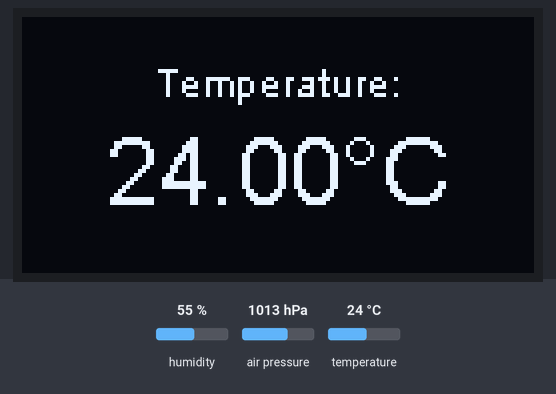
This sketch was run on a simulated ESP8266 (NodeMCU). Parts: 128×64 one-colour display. Inputs (shaded band) come from the test bench; at power-on: humidity 55 %, air pressure 1013 hPa, temperature 24 °C. WiFi joins after 1.5 s; servers stay silent unless stated; random numbers use the default seed unless the sketch sets one; no MQTT or app messages arrive unless stated; what the sketch prints to the serial monitor is not drawn.

Above: at 3.7 s.
3.8 s: humidity set to 22 %
At 18.7 s:
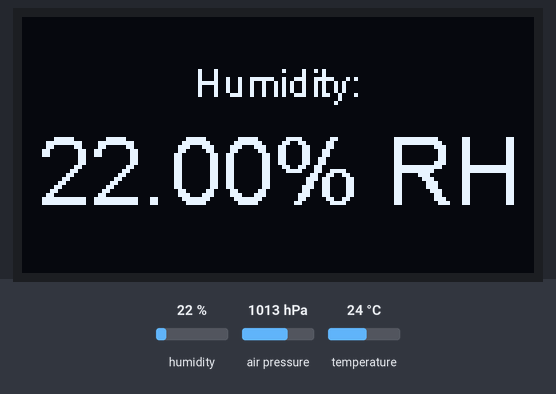
At 33.1 s:
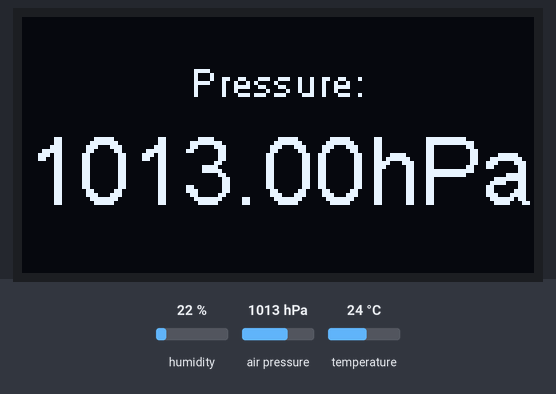
Timing chart, 0 to 34.6 s (numbered marks = the images above; inputs shaded):
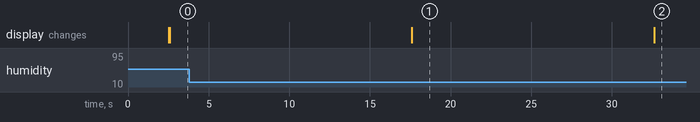

Measured:
- what the display in image 1 shows lasts 15.0 s, from 17.6 s to 32.6 s

The sketch:

esp8266-bme280-oled-mqtt.ino
```cpp
#include <ESP8266WiFi.h> // To connect to WiFi
#include <Wire.h>  // Only needed for Arduino 1.6.5 and earlier
#include "SSD1306Wire.h" // legacy include: `#include "SSD1306.h"`
#include <Adafruit_Sensor.h>
#include <Adafruit_BME280.h>
#include <PubSubClient.h>

// Initialize the OLED display using Wire library
SSD1306Wire  display(0x3c, D2, D1);  //D2=SDK  D1=SCK  As per labeling on NodeMCU

// Configure the BME280 sensor
#define SEALEVELPRESSURE_HPA (1035)
Adafruit_BME280 bme; // I2C

// WiFi credentials
const char* ssid = "ADD_HERE";
const char* password = "ADD_HERE";

// Static IP address
IPAddress ip(192, 168, 1, 42); // Uses commas, not points!
IPAddress gateway(192, 168, 1, 254);
IPAddress subnet(255, 255, 255, 0);
IPAddress primary_dns(192, 168, 1, 254);
IPAddress secondary_dns(1, 1, 1, 1);

// MQTT details
const char* mqtt_server = "192.168.1.24";
const char* channel = "sensors";
const char* room = "ADD_HERE";
const char* level = "ADD_HERE";
WiFiClient espClient;
PubSubClient client(espClient);

void setup() {
  delay(1000);
  Serial.begin(115200);
  WiFi.config(ip, gateway, subnet, primary_dns, secondary_dns);
  WiFi.begin(ssid, password);
  while (!Serial); // waits for serial terminal to be open, necessary in newer Arduino boards.
  Serial.print("Connecting to WiFi");
  while (WiFi.status() != WL_CONNECTED) {
    delay(500);
    Serial.print(".");
  }
  Serial.println("");
  Serial.print("WiFi connected with IP ");
  Serial.println(WiFi.localIP());
  client.setServer(mqtt_server, 1883);
  Serial.println("Connected to MQTT server: " + String(mqtt_server));
  Serial.println("");
  Serial.println("Initialising BME280 sensor...");
  // initialize BME280 sensor
  bool status;
  status = bme.begin(0x76);
  if (!status) {
    Serial.println("Could not find a valid BME280 sensor, check wiring!");
    while (1);
  }
  Serial.println("Found BME280!");
  Serial.println("Initializing OLED display...");
  display.init();
  display.flipScreenVertically();
}
void reconnect() {
  while (!client.connected()) {
    Serial.print("Attempting MQTT connection...");
    // Create a random client ID
    String clientId = "ESP8266Client-";
    clientId += String(random(0xffff), HEX);
    if (client.connect(clientId.c_str())) {
      Serial.println("connected");
    } else {
      Serial.print("failed, rc=");
      Serial.print(client.state());
      Serial.println(" try again in 5 seconds");
      delay(5000);
    }
  }
}

void loop() {
  if (!client.connected()) {
    reconnect();
  }
  handleTemperature();
  delay(15000);
  handleHumidity();
  delay(15000);
  handlePressure();
  delay(15000);
  handleAltitude();
  delay(15000);
}

void handleTemperature() {
  //float temperature = bme.readTemperature() - 2.193; // Calibrated value for sensor if housed in a case
  float temperature = bme.readTemperature();
  Serial.print("Temperature: ");
  Serial.print(temperature, 4); Serial.print("°C\t.");
  display.clear();
  display.setTextAlignment(TEXT_ALIGN_CENTER);
  display.setFont(ArialMT_Plain_10);
  display.drawString(64, 10, "Temperature:");
  display.setFont(ArialMT_Plain_24);
  display.drawString(64, 25, String(temperature, 2) + "°C");
  display.display();
  String v1 = ("temperature,room=" + String(room) + ",floor=" + String(level) + " value=" + String(temperature));
  client.publish(channel, v1.c_str(), true);
  Serial.println("Temperature sent to MQTT server...");
}

void handleHumidity() {
  float humidity = bme.readHumidity();
  display.clear();
  display.setTextAlignment(TEXT_ALIGN_CENTER);
  display.setFont(ArialMT_Plain_10);
  display.drawString(64, 10, "Humidity:");
  display.setFont(ArialMT_Plain_24);
  display.drawString(64, 25, String(humidity, 2) + "% RH");
  display.display();
  String v2 = ("humidity,room=" + String(room) + ",floor=" + String(level) + " value=" + String(humidity));
  client.publish(channel, v2.c_str(), true);
  Serial.println("Humidity sent to MQTT server...");
}

void handlePressure() {
  float pressure = bme.readPressure() / 100.0F;
  display.clear();
  display.setTextAlignment(TEXT_ALIGN_CENTER);
  display.setFont(ArialMT_Plain_10);
  display.drawString(64, 10, "Pressure:");
  display.setFont(ArialMT_Plain_24);
  display.drawString(64, 25, String(pressure, 2) + "hPa");
  display.display();
  String v3 = ("pressure,room=" + String(room) + ",floor=" + String(level) + " value=" + String(pressure));
  client.publish(channel, v3.c_str(), true);
  Serial.println("Pressure sent to MQTT server...");
}

void handleAltitude() {
  float altitude = bme.readAltitude(SEALEVELPRESSURE_HPA);
  display.clear();
  display.setTextAlignment(TEXT_ALIGN_CENTER);
  display.setFont(ArialMT_Plain_10);
  display.drawString(64, 10, "Altitude:");
  display.setFont(ArialMT_Plain_24);
  display.drawString(64, 25, String(altitude, 2) + "m");
  display.display();
  String v4 = ("altitude,room=" + String(room) + ",floor=" + String(level) + " value=" + String(altitude));
  client.publish(channel, v4.c_str(), true);
  Serial.println("Altitude sent to MQTT server...");
}
//=========================================================================
```
